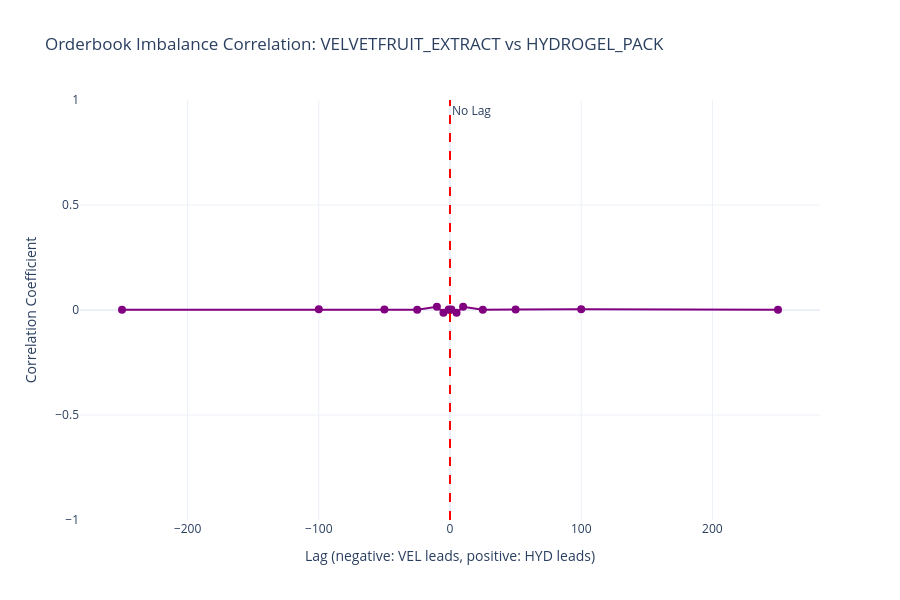
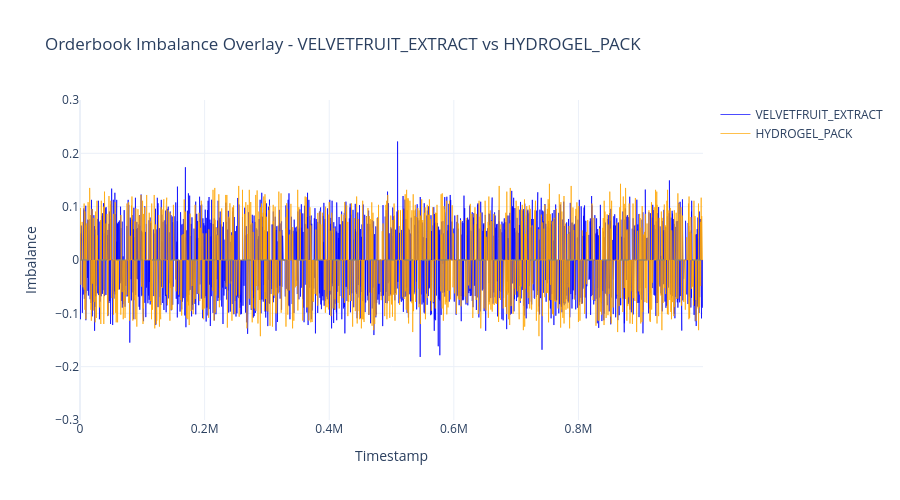

Notebook cell for these charts, in order:
### Markdown cell above
## 9. Orderbook Imbalance Correlation Analysis

### Code cell
# Align imbalance data by timestamp for correlation analysis
imbalance_merged = pd.DataFrame({
    'timestamp': velvetfruit_prices['timestamp'],
    'vel_imbalance': velvetfruit_prices['imbalance'].values,
    'hyd_imbalance': hydrogel_prices['imbalance'].values
}).sort_values('timestamp').reset_index(drop=True)

print("=== Orderbook Imbalance Correlation Analysis ===\n")
print(f"Data points: {len(imbalance_merged)}")
print(f"Timestamp range: {imbalance_merged['timestamp'].min()} to {imbalance_merged['timestamp'].max()}\n")

# Calculate correlation at various lag values (including negative lags)
lag_values = [-250, -100, -50, -25, -10, -5, -1, 0, 1, 5, 10, 25, 50, 100, 250]
corr_imbalances = []

print("=== Correlation by Lag ===")
print("Negative lag: VELVETFRUIT leads HYDROGEL")
print("Positive lag: HYDROGEL leads VELVETFRUIT\n")

for lag in lag_values:
    if lag == 0:
        corr = imbalance_merged['vel_imbalance'].corr(imbalance_merged['hyd_imbalance'])
    elif lag < 0:
        # Negative lag: shift velvetfruit forward (velvetfruit leads)
        shifted = imbalance_merged.copy()
        shifted['vel_shifted'] = shifted['vel_imbalance'].shift(lag)
        corr = shifted['vel_shifted'].corr(shifted['hyd_imbalance'])
    else:
        # Positive lag: shift hydrogel forward (hydrogel leads)
        shifted = imbalance_merged.copy()
        shifted['hyd_shifted'] = shifted['hyd_imbalance'].shift(lag)
        corr = shifted['vel_imbalance'].corr(shifted['hyd_shifted'])
    
    corr_imbalances.append({'lag': lag, 'correlation': corr})
    direction = "VEL→HYD" if lag < 0 else "HYD→VEL" if lag > 0 else "None"
    print(f"Lag {lag:4d} ({direction}): Correlation = {corr:7.4f}")

corr_imb_df = pd.DataFrame(corr_imbalances)

# Plot correlation of imbalances vs lag
fig_imb_corr = go.Figure()
fig_imb_corr.add_trace(go.Scatter(
    x=corr_imb_df['lag'],
    y=corr_imb_df['correlation'],
    mode='lines+markers',
    name='Imbalance Correlation',
    line=dict(color='purple', width=2),
    marker=dict(size=8),
    hovertemplate='<b>Lag:</b> %{x}<br><b>Correlation:</b> %{y:.4f}<extra></extra>'
))

# Add vertical line at lag=0
fig_imb_corr.add_vline(x=0, line_dash="dash", line_color="red", 
                       annotation_text="No Lag", annotation_position="top right")

fig_imb_corr.update_layout(
    title='Orderbook Imbalance Correlation: VELVETFRUIT_EXTRACT vs HYDROGEL_PACK',
    xaxis_title='Lag (negative: VEL leads, positive: HYD leads)',
    yaxis_title='Correlation Coefficient',
    hovermode='x unified',
    height=600,
    template='plotly_white',
    yaxis=dict(range=[-1, 1])
)
fig_imb_corr.show()

print(f"\n=== Summary ===")
max_idx = corr_imb_df['correlation'].abs().idxmax()
print(f"Strongest correlation: {corr_imb_df.loc[max_idx, 'correlation']:.4f} at lag {corr_imb_df.loc[max_idx, 'lag']:.0f}")
max_positive = corr_imb_df['correlation'].idxmax()
print(f"Maximum positive correlation: {corr_imb_df.loc[max_positive, 'correlation']:.4f} at lag {corr_imb_df.loc[max_positive, 'lag']:.0f}")
min_correlation = corr_imb_df['correlation'].idxmin()
print(f"Maximum negative correlation: {corr_imb_df.loc[min_correlation, 'correlation']:.4f} at lag {corr_imb_df.loc[min_correlation, 'lag']:.0f}")

# Plot both imbalances overlay with second y-axis to visualize relationship
fig_imb_overlay = go.Figure()

fig_imb_overlay.add_trace(go.Scatter(
    x=imbalance_merged['timestamp'],
    y=imbalance_merged['vel_imbalance'],
    mode='lines',
    name='VELVETFRUIT_EXTRACT',
    line=dict(color='blue', width=1),
    opacity=0.7,
    hovertemplate='<b>Timestamp:</b> %{x}<br><b>VEL Imbalance:</b> %{y:.4f}<extra></extra>'
))

fig_imb_overlay.add_trace(go.Scatter(
    x=imbalance_merged['timestamp'],
    y=imbalance_merged['hyd_imbalance'],
    mode='lines',
    name='HYDROGEL_PACK',
    line=dict(color='orange', width=1),
    opacity=0.7,
    hovertemplate='<b>Timestamp:</b> %{x}<br><b>HYD Imbalance:</b> %{y:.4f}<extra></extra>'
))

fig_imb_overlay.add_hline(y=0, line_dash="dash", line_color="gray", opacity=0.5)

fig_imb_overlay.update_layout(
    title="Orderbook Imbalance Overlay - VELVETFRUIT_EXTRACT vs HYDROGEL_PACK",
    xaxis_title="Timestamp",
    yaxis_title="Imbalance",
    height=500,
    hovermode='x unified',
    template='plotly_white',
    yaxis=dict(range=[-0.3, 0.3])
)

fig_imb_overlay.show()

### Figure 1 — Plotly figure (JSON) as saved in the notebook; plotly's stock layout.template omitted (floating-point values rounded to 4 significant figures)
{"data": [{"hovertemplate": "<b>Lag:</b> %{x}<br><b>Correlation:</b> %{y:.4f}<extra></extra>", "line": {"color": "purple", "width": 2}, "marker": {"size": 8}, "mode": "lines+markers", "name": "Imbalance Correlation", "type": "scatter", "x": [-250, -100, -50, -25, -10, -5, -1, 0, 1, 5, 10, 25, 50, 100, 250], "y": [0.00117, 0.002985, 0.002184, 0.001055, 0.01542, -0.01309, 0.002554, -0.0004731, 0.002554, -0.01309, 0.01542, 0.001055, 0.002184, 0.002985, 0.00117]}], "layout": {"annotations": [{"showarrow": false, "text": "No Lag", "x": 0, "xanchor": "left", "xref": "x", "y": 1, "yanchor": "top", "yref": "y domain"}], "height": 600, "hovermode": "x unified", "shapes": [{"line": {"color": "red", "dash": "dash"}, "type": "line", "x0": 0, "x1": 0, "xref": "x", "y0": 0, "y1": 1, "yref": "y domain"}], "title": {"text": "Orderbook Imbalance Correlation: VELVETFRUIT_EXTRACT vs HYDROGEL_PACK"}, "xaxis": {"title": {"text": "Lag (negative: VEL leads, positive: HYD leads)"}}, "yaxis": {"range": [-1, 1], "title": {"text": "Correlation Coefficient"}}}}

### Figure 2 — Plotly figure (JSON) as saved in the notebook; plotly's stock layout.template omitted (floating-point values rounded to 4 significant figures; data arrays with more than 128 entries replaced by an {"elided": "..."} marker saying what was removed)
{"data": [{"hovertemplate": "<b>Timestamp:</b> %{x}<br><b>VEL Imbalance:</b> %{y:.4f}<extra></extra>", "line": {"color": "blue", "width": 1}, "mode": "lines", "name": "VELVETFRUIT_EXTRACT", "opacity": 0.7, "type": "scatter", "x": {"elided": "30000 int values"}, "y": {"elided": "30000 float values"}}, {"hovertemplate": "<b>Timestamp:</b> %{x}<br><b>HYD Imbalance:</b> %{y:.4f}<extra></extra>", "line": {"color": "orange", "width": 1}, "mode": "lines", "name": "HYDROGEL_PACK", "opacity": 0.7, "type": "scatter", "x": {"elided": "30000 int values"}, "y": {"elided": "30000 float values"}}], "layout": {"height": 500, "hovermode": "x unified", "shapes": [{"line": {"color": "gray", "dash": "dash"}, "opacity": 0.5, "type": "line", "x0": 0, "x1": 1, "xref": "x domain", "y0": 0, "y1": 0, "yref": "y"}], "title": {"text": "Orderbook Imbalance Overlay - VELVETFRUIT_EXTRACT vs HYDROGEL_PACK"}, "xaxis": {"title": {"text": "Timestamp"}}, "yaxis": {"range": [-0.3, 0.3], "title": {"text": "Imbalance"}}}}
